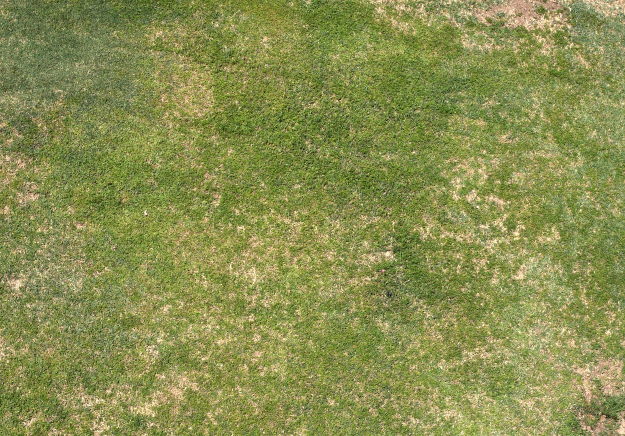
#> input picture Blender/mountain/ground_grass_3264_4062_Small.jpg, 1250 x 871 px (shown at 1/2 size)
$ python -i sensing.py   (imports and definitions only)
#> lines starting #> are read from the running program, lines starting #| are printed output that depends on the picture
import cv2
import transforms
import numpy as np
from cv_bridge import CvBridge
#Sensing Module is used to detect and classify objects found by the drone swarm.


name_to_dtypes = {
	"rgb8":    (np.uint8,  3),
	"rgba8":   (np.uint8,  4),
	"rgb16":   (np.uint16, 3),
	"rgba16":  (np.uint16, 4),
	"bgr8":    (np.uint8,  3),
	"bgra8":   (np.uint8,  4),
	"bgr16":   (np.uint16, 3),
	"bgra16":  (np.uint16, 4),
	"mono8":   (np.uint8,  1),
	"mono16":  (np.uint16, 1),

    # for bayer image (based on cv_bridge.cpp)
	"bayer_rggb8":	(np.uint8,  1),
	"bayer_bggr8":	(np.uint8,  1),
	"bayer_gbrg8":	(np.uint8,  1),
	"bayer_grbg8":	(np.uint8,  1),
	"bayer_rggb16":	(np.uint16, 1),
	"bayer_bggr16":	(np.uint16, 1),
	"bayer_gbrg16":	(np.uint16, 1),
	"bayer_grbg16":	(np.uint16, 1),

    # OpenCV CvMat types
	"8UC1":    (np.uint8,   1),
	"8UC2":    (np.uint8,   2),
	"8UC3":    (np.uint8,   3),
	"8UC4":    (np.uint8,   4),
	"8SC1":    (np.int8,    1),
	"8SC2":    (np.int8,    2),
	"8SC3":    (np.int8,    3),
	"8SC4":    (np.int8,    4),
	"16UC1":   (np.uint16,   1),
	"16UC2":   (np.uint16,   2),
	"16UC3":   (np.uint16,   3),
	"16UC4":   (np.uint16,   4),
	"16SC1":   (np.int16,  1),
	"16SC2":   (np.int16,  2),
	"16SC3":   (np.int16,  3),
	"16SC4":   (np.int16,  4),
	"32SC1":   (np.int32,   1),
	"32SC2":   (np.int32,   2),
	"32SC3":   (np.int32,   3),
	"32SC4":   (np.int32,   4),
	"32FC1":   (np.float32, 1),
	"32FC2":   (np.float32, 2),
	"32FC3":   (np.float32, 3),
	"32FC4":   (np.float32, 4),
	"64FC1":   (np.float64, 1),
	"64FC2":   (np.float64, 2),
	"64FC3":   (np.float64, 3),
	"64FC4":   (np.float64, 4)
}

def imgMsg2cv2(msg, encoding):
	#Converts ROS img msg to a cv2 image
	dtype_class, n_channels = name_to_dtypes[msg.encoding]
	dtype = np.dtype(dtype_class)
	dtype = dtype.newbyteorder('>' if msg.is_bigendian else '<')

	if n_channels == 1:
		im = ndarray(shape =(msg.height, msg.width), dtype = dtype, buffer=msg.data)
	else:
		if(type(msg.data) == str):
			im = np.ndarray(shape=(msg.height, msg.width, n_channels),
			 dtype = dtype, buffer=msg.data.encode())
		else:
			im = np.ndarray(shape = (msg.height, msg.width, n_channels),
			 dtype = dtype, buffer = msg.data)

	if encoding == 'passthrough':
		return im

def detectHeat(img_msg):
	#Detected hot objects in thermal images
	#Grayscles the image
	#Runs a mask for bright pixels
	#Returns the number of hot objects and their position in the image
#	bridge = CvBridge()
#	img = bridge.imgmsg_to_cv2(img_msg, desired_encoding='passthrough')
	img = imgMsg2cv2(img_msg, 'passthrough')
	gray = cv2.cvtColor(img, cv2.COLOR_BGR2GRAY)
	mask = cv2.inRange(gray, 200, 255)

	x, y, w, h = cv2.boundingRect(mask)

	if not (x == 0 and y == 0 and w == 0 and h == 0):
		bodies =[]
		if type(x) is list:
			for i in range(0, len(x)):
				bodies.append(((x+(x+w))/2.0, (y+(y+h))/2.0))
			return bodies
		else:
			bodies.append(((x+(x+w))/2.0, (y+(y+h))/2.0))
			return bodies
	else:
		return None

def detectHuman(img, pose):
	#Takes an image with hot objects
	#Runs a haar classifier to detect human body shape in those images
	#Returns the number of bodies and position in the image
	classifier = cv2.CascadeClassifier('IRcascade2.xml')

	#Depending on runtime img may need cropped
	img = imgMsg2cv2(img, 'passthrough')
	bodies = classifier.detectMultiScale(img, 1.03, 3)

	detection = []
	position = []
	count = 0

	if isinstance(bodies, np.ndarray):
		for x, y, w, h in bodies:
			detection.append(((x+(x+w))/2.0, (y+(y+h))/2.0))
#			count += 1
			pixel_length = ((x+w)-x) if ((x+w)-x) > ((y+h)-y) else ((y+h)-y)
			#Avg Human length roughly 165cm, 160 chosen to account for curling
			pixel_size = 1.60/pixel_length
			avg_x = (x+(x+h))/2.0
			avg_y = (y+(y+h))/2.0
			cart = ((avg_x-300)*pixel_size,(400-avg_y)*pixel_size)
#			print('Images before rotation X:%f, Y:%f' % (cart[0], cart[1]))
			pitch, roll, yaw = transforms.qua2euler(pose.pose.orientation.x, pose.pose.orientation.y,
			pose.pose.orientation.z, pose.pose.orientation.w)
#			print('Yaw %f' % yaw)
			r,t = transforms.cart_to_polar(cart[0], cart[1])
			r,t = transforms.rotate_polar(r,t,yaw)
			x,y = transforms.polar_to_cart(r, t)
			#Use pixel size to find distance from centre
			position.append((int(pose.pose.position.x+x),int(pose.pose.position.y+y)))
#			print('Body at X:%d Y:%d' %(detection[count-1][0],detection[count-1][1]))
			#Convert to polar, apply roataion of drone about y-axis, convert back to cart and add to
			#Robot position
		return position
	else:
#		print(type(bodies))
		return None

>>> import cv2
>>> picture = cv2.imread('../Blender/mountain/ground_grass_3264_4062_Small.jpg', cv2.IMREAD_GRAYSCALE)
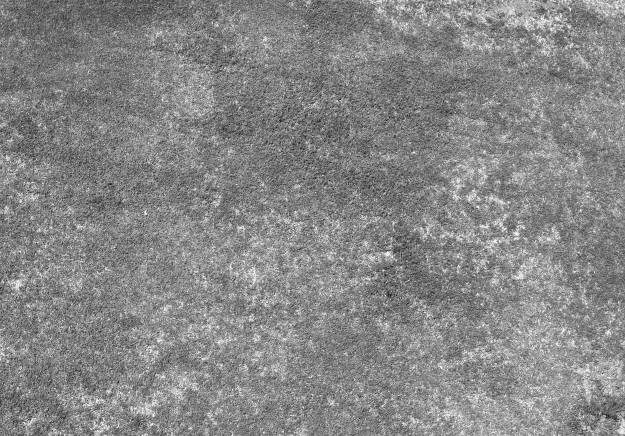
#> picture: shape (871, 1250) (shown at 1/2 size); min 0, max 255, mean 134.4
>>> result = detectHeat(picture)
#> (the run stopped early here; a loop or call above may not have finished)
